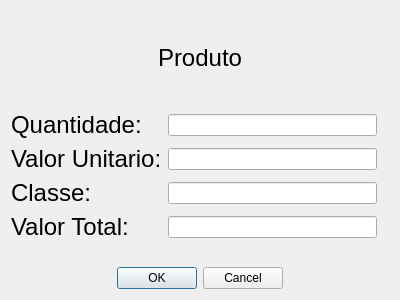
<?xml version="1.0" encoding="UTF-8"?>
<ui version="4.0">
 <class>ViewProduto</class>
 <widget class="QDialog" name="ViewProduto">
  <property name="geometry">
   <rect>
    <x>0</x>
    <y>0</y>
    <width>400</width>
    <height>300</height>
   </rect>
  </property>
  <property name="windowTitle">
   <string>Dialog</string>
  </property>
  <layout class="QVBoxLayout" name="verticalLayout_2">
   <item>
    <layout class="QVBoxLayout" name="verticalLayout">
     <item>
      <layout class="QHBoxLayout" name="horizontalLayout">
       <item>
        <spacer name="horizontalSpacer">
         <property name="orientation">
          <enum>Qt::Horizontal</enum>
         </property>
         <property name="sizeHint" stdset="0">
          <size>
           <width>58</width>
           <height>20</height>
          </size>
         </property>
        </spacer>
       </item>
       <item>
        <widget class="QLabel" name="labelNomeProduto">
         <property name="font">
          <font>
           <pointsize>18</pointsize>
          </font>
         </property>
         <property name="text">
          <string>Produto</string>
         </property>
        </widget>
       </item>
       <item>
        <spacer name="horizontalSpacer_2">
         <property name="orientation">
          <enum>Qt::Horizontal</enum>
         </property>
         <property name="sizeHint" stdset="0">
          <size>
           <width>40</width>
           <height>20</height>
          </size>
         </property>
        </spacer>
       </item>
      </layout>
     </item>
     <item>
      <layout class="QGridLayout" name="gridLayout">
       <item row="5" column="1" rowspan="2" colspan="3">
        <widget class="QLabel" name="label_3">
         <property name="text">
          <string/>
         </property>
        </widget>
       </item>
       <item row="3" column="0">
        <widget class="QLabel" name="label_4">
         <property name="font">
          <font>
           <pointsize>18</pointsize>
          </font>
         </property>
         <property name="text">
          <string>Classe:</string>
         </property>
        </widget>
       </item>
       <item row="3" column="1">
        <widget class="QLineEdit" name="lineEditClasse">
         <property name="readOnly">
          <bool>true</bool>
         </property>
        </widget>
       </item>
       <item row="0" column="1">
        <widget class="QLineEdit" name="lineEditQuantidade">
         <property name="readOnly">
          <bool>true</bool>
         </property>
        </widget>
       </item>
       <item row="1" column="0">
        <widget class="QLabel" name="label_2">
         <property name="font">
          <font>
           <pointsize>18</pointsize>
          </font>
         </property>
         <property name="text">
          <string>Valor Unitario:</string>
         </property>
        </widget>
       </item>
       <item row="0" column="0">
        <widget class="QLabel" name="label">
         <property name="font">
          <font>
           <pointsize>18</pointsize>
          </font>
         </property>
         <property name="text">
          <string>Quantidade: </string>
         </property>
        </widget>
       </item>
       <item row="1" column="1">
        <widget class="QLineEdit" name="lineEditValorUnitario">
         <property name="readOnly">
          <bool>true</bool>
         </property>
        </widget>
       </item>
       <item row="4" column="1">
        <widget class="QLineEdit" name="lineEditvalorTotal">
         <property name="readOnly">
          <bool>true</bool>
         </property>
        </widget>
       </item>
       <item row="4" column="0">
        <widget class="QLabel" name="label_5">
         <property name="font">
          <font>
           <pointsize>18</pointsize>
          </font>
         </property>
         <property name="text">
          <string>Valor Total:</string>
         </property>
        </widget>
       </item>
      </layout>
     </item>
     <item>
      <layout class="QHBoxLayout" name="horizontalLayout_2">
       <item>
        <spacer name="horizontalSpacer_3">
         <property name="orientation">
          <enum>Qt::Horizontal</enum>
         </property>
         <property name="sizeHint" stdset="0">
          <size>
           <width>40</width>
           <height>20</height>
          </size>
         </property>
        </spacer>
       </item>
       <item>
        <widget class="QDialogButtonBox" name="buttonBox">
         <property name="orientation">
          <enum>Qt::Horizontal</enum>
         </property>
         <property name="standardButtons">
          <set>QDialogButtonBox::Cancel|QDialogButtonBox::Ok</set>
         </property>
        </widget>
       </item>
       <item>
        <spacer name="horizontalSpacer_4">
         <property name="orientation">
          <enum>Qt::Horizontal</enum>
         </property>
         <property name="sizeHint" stdset="0">
          <size>
           <width>40</width>
           <height>20</height>
          </size>
         </property>
        </spacer>
       </item>
      </layout>
     </item>
    </layout>
   </item>
  </layout>
 </widget>
 <resources/>
 <connections>
  <connection>
   <sender>buttonBox</sender>
   <signal>accepted()</signal>
   <receiver>ViewProduto</receiver>
   <slot>accept()</slot>
   <hints>
    <hint type="sourcelabel">
     <x>248</x>
     <y>254</y>
    </hint>
    <hint type="destinationlabel">
     <x>157</x>
     <y>274</y>
    </hint>
   </hints>
  </connection>
  <connection>
   <sender>buttonBox</sender>
   <signal>rejected()</signal>
   <receiver>ViewProduto</receiver>
   <slot>reject()</slot>
   <hints>
    <hint type="sourcelabel">
     <x>316</x>
     <y>260</y>
    </hint>
    <hint type="destinationlabel">
     <x>286</x>
     <y>274</y>
    </hint>
   </hints>
  </connection>
 </connections>
</ui>
